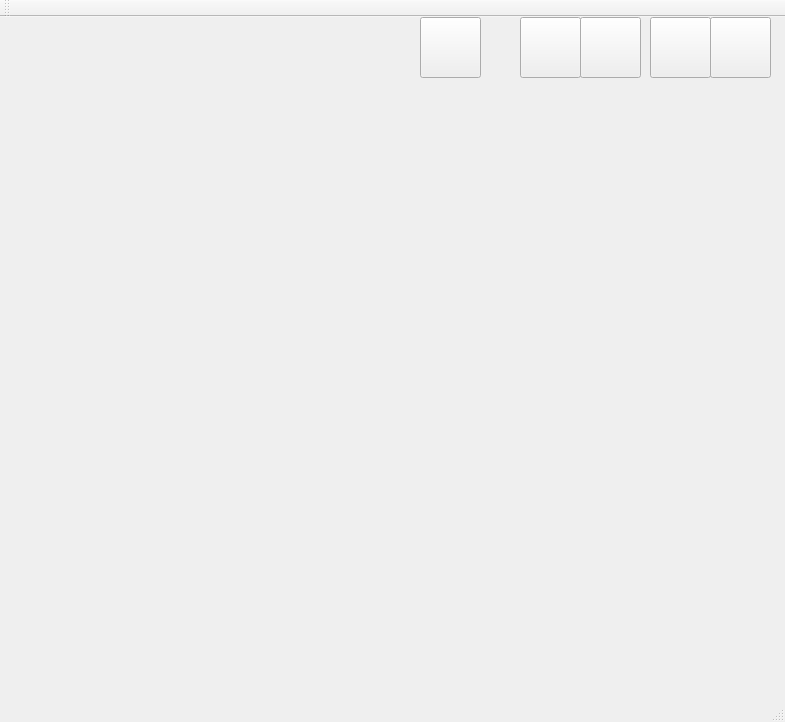
<?xml version="1.0" encoding="UTF-8"?>
<ui version="4.0">
 <class>MainWindow</class>
 <widget class="QMainWindow" name="MainWindow">
  <property name="geometry">
   <rect>
    <x>0</x>
    <y>0</y>
    <width>785</width>
    <height>722</height>
   </rect>
  </property>
  <property name="minimumSize">
   <size>
    <width>785</width>
    <height>722</height>
   </size>
  </property>
  <property name="maximumSize">
   <size>
    <width>785</width>
    <height>722</height>
   </size>
  </property>
  <property name="windowTitle">
   <string>MainWindow</string>
  </property>
  <widget class="QWidget" name="centralWidget">
   <widget class="QPushButton" name="pushButton">
    <property name="geometry">
     <rect>
      <x>580</x>
      <y>0</y>
      <width>61</width>
      <height>61</height>
     </rect>
    </property>
    <property name="maximumSize">
     <size>
      <width>93</width>
      <height>16777215</height>
     </size>
    </property>
    <property name="styleSheet">
     <string notr="true">border-image:url(:/image/towertable1.png)</string>
    </property>
    <property name="text">
     <string/>
    </property>
   </widget>
   <widget class="QPushButton" name="pushButton_2">
    <property name="geometry">
     <rect>
      <x>650</x>
      <y>0</y>
      <width>61</width>
      <height>61</height>
     </rect>
    </property>
    <property name="styleSheet">
     <string notr="true">border-image:url(:/image/towertable2.png)</string>
    </property>
    <property name="text">
     <string/>
    </property>
   </widget>
   <widget class="QPushButton" name="pushButton_3">
    <property name="geometry">
     <rect>
      <x>710</x>
      <y>0</y>
      <width>61</width>
      <height>61</height>
     </rect>
    </property>
    <property name="styleSheet">
     <string notr="true">border-image:url(:/image/delet.png)</string>
    </property>
    <property name="text">
     <string/>
    </property>
   </widget>
   <widget class="QPushButton" name="pushButton_4">
    <property name="geometry">
     <rect>
      <x>520</x>
      <y>0</y>
      <width>61</width>
      <height>61</height>
     </rect>
    </property>
    <property name="styleSheet">
     <string notr="true">border-image:url(:/image/up.png)</string>
    </property>
    <property name="text">
     <string/>
    </property>
   </widget>
   <widget class="QPushButton" name="pushButton_5">
    <property name="geometry">
     <rect>
      <x>420</x>
      <y>0</y>
      <width>61</width>
      <height>61</height>
     </rect>
    </property>
    <property name="styleSheet">
     <string notr="true">border-image:url(:/image/start.png)</string>
    </property>
    <property name="text">
     <string/>
    </property>
   </widget>
  </widget>
  <widget class="QMenuBar" name="menuBar">
   <property name="geometry">
    <rect>
     <x>0</x>
     <y>0</y>
     <width>785</width>
     <height>26</height>
    </rect>
   </property>
  </widget>
  <widget class="QToolBar" name="mainToolBar">
   <attribute name="toolBarArea">
    <enum>TopToolBarArea</enum>
   </attribute>
   <attribute name="toolBarBreak">
    <bool>false</bool>
   </attribute>
  </widget>
  <widget class="QStatusBar" name="statusBar"/>
 </widget>
 <layoutdefault spacing="6" margin="11"/>
 <resources/>
 <connections/>
</ui>
